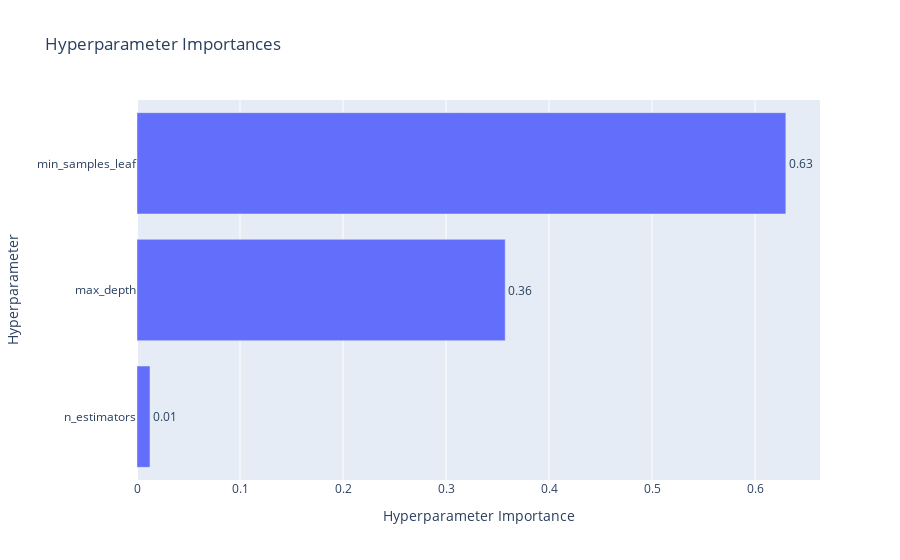

The notebook cell saved with this chart:
### Code cell
#find which hyperparameters contribute the most to the maximization of the metric 
optuna.visualization.plot_param_importances(study_optuna,
                                            target_name='f1_score')

### Figure 1 — Plotly figure (JSON) as saved in the notebook; plotly's stock layout.template omitted (floating-point values rounded to 4 significant figures)
{"data": [{"cliponaxis": false, "hovertemplate": ["n_estimators (IntDistribution): 0.01260838148830318<extra></extra>", "max_depth (IntDistribution): 0.35746278822210825<extra></extra>", "min_samples_leaf (IntDistribution): 0.6299288302895886<extra></extra>"], "name": "f1_score", "orientation": "h", "text": ["0.01", "0.36", "0.63"], "textposition": "outside", "type": "bar", "x": [0.01261, 0.3575, 0.6299], "y": ["n_estimators", "max_depth", "min_samples_leaf"]}], "layout": {"title": {"text": "Hyperparameter Importances"}, "xaxis": {"title": {"text": "Hyperparameter Importance"}}, "yaxis": {"title": {"text": "Hyperparameter"}}}}
